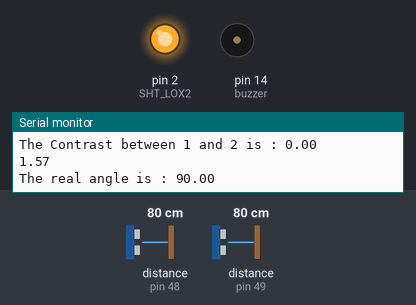
A sketch run on a simulated Arduino Uno, built with avr-gcc and run on an emulated ATmega328P. Shown: output pins drawn as LEDs (lit = HIGH), buzzer (waves = sounding), the last lines printed to the serial monitor. Inputs (shaded band) come from the test bench; at power-on: distance to the obstacle (sensors on pin 48, pin 49) 80 cm. Pins used as bus, display or sensor lines are not drawn.

Above: at 1.9 s.
2.0 s: distance to the obstacle (sensor on pin 48) set to 93 cm
3.5 s: distance to the obstacle (sensor on pin 48) set to 100 cm
At 4.7 s:
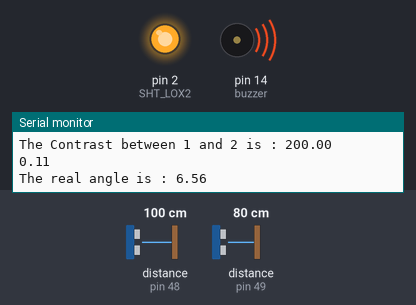
Timing chart, 0 to 17.9 s (numbered marks = the images above; inputs shaded):
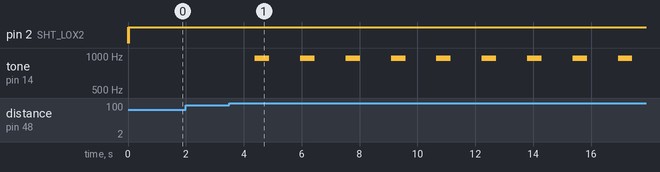

The sketch:

ToF_Dual_distance_alarm.ino
```cpp
#include <Adafruit_VL53L0X.h>
#include <math.h>
#include <arduino.h>

// address we will assign if dual sensor is present
#define LOX1_ADDRESS 0x30
#define LOX2_ADDRESS 0x31

// set the pins to shutdown
#define SHT_LOX1 0
#define SHT_LOX2 2

// objects for the vl53l0x
Adafruit_VL53L0X lox1 = Adafruit_VL53L0X();
Adafruit_VL53L0X lox2 = Adafruit_VL53L0X();

// this holds the measurement
VL53L0X_RangingMeasurementData_t measure1;
VL53L0X_RangingMeasurementData_t measure2;

int buzzer = 14;
/*
    Reset all sensors by setting all of their XSHUT pins low for delay(10), then set all XSHUT high to bring out of reset
    Keep sensor #1 awake by keeping XSHUT pin high
    Put all other sensors into shutdown by pulling XSHUT pins low
    Initialize sensor #1 with lox.begin(new_i2c_address) Pick any number but 0x29 and it must be under 0x7F. Going with 0x30 to 0x3F is probably OK.
    Keep sensor #1 awake, and now bring sensor #2 out of reset by setting its XSHUT pin high.
    Initialize sensor #2 with lox.begin(new_i2c_address) Pick any number but 0x29 and whatever you set the first sensor to
 */
void setID() {
  // all reset
  digitalWrite(SHT_LOX1, LOW);
  digitalWrite(SHT_LOX2, LOW);
  delay(10);
  // all unreset
  digitalWrite(SHT_LOX1, HIGH);
  digitalWrite(SHT_LOX2, HIGH);
  delay(10);

  // activating LOX1 and reseting LOX2
  digitalWrite(SHT_LOX1, HIGH);
  digitalWrite(SHT_LOX2, LOW);

  // initing LOX1
  if(!lox1.begin(LOX1_ADDRESS)) {
    Serial.println(("Failed to boot first VL53L0X"));
    while(1);
  }
  delay(10);

  // activating LOX2
  digitalWrite(SHT_LOX2, HIGH);
  delay(10);

  //initing LOX2
  if(!lox2.begin(LOX2_ADDRESS)) {
    Serial.println(F("Failed to boot second VL53L0X"));
    while(1);
  }
}

void read_dual_sensors() {

  lox1.rangingTest(&measure1, false); // pass in 'true' to get debug data printout!
  lox2.rangingTest(&measure2, false); // pass in 'true' to get debug data printout!

  // print sensor one reading
  Serial.print("1: ");
  if(measure1.RangeStatus != 4) {     // if not out of range
    Serial.print(measure1.RangeMilliMeter);
  } else {
    Serial.print("Out of range");
  }

  Serial.print(" ");

  // print sensor two reading
  Serial.print("2: ");
  if(measure2.RangeStatus != 4) {
    Serial.print(measure2.RangeMilliMeter);
  } else {
    Serial.print("Out of range");
  }
  double contrast = measure1.RangeMilliMeter - measure2.RangeMilliMeter;
  Serial.println();
  Serial.print("The Contrast between 1 and 2 is : ");
  Serial.print(contrast);

  double angle = atan2(23, contrast);
  double real_angle = RAD_TO_DEG * angle;

  Serial.println();
  Serial.print(angle);
  Serial.println();
  Serial.print("The real angle is : ");
  Serial.print(real_angle);
  Serial.println();
  if(contrast > 150 || contrast < -150) {
    tone(buzzer,956);
    delay(500);
    noTone(14);
  }
  Serial.println();
}

void setup() {
  Serial.begin(115200);

  // wait until serial port opens for native USB devices
  while (! Serial) { delay(1); }

  pinMode(SHT_LOX1, OUTPUT);
  pinMode(SHT_LOX2, OUTPUT);
  pinMode(buzzer, OUTPUT); // for LED
  Serial.println("Shutdown pins inited...");

  digitalWrite(SHT_LOX1, LOW);
  digitalWrite(SHT_LOX2, LOW);

  Serial.println("Both in reset mode...(pins are low)");


  Serial.println("Starting...");
  setID();

}

void loop() {

  read_dual_sensors();
  delay(1000);
}
```

Measured:
- the behaviour switches between 95 and 96 cm on distance to the obstacle (sensor on pin 48) (found by bisection; images 0 and 1)
- after the input at 3.5 s, tone on pin 14 (buzzer): alternates 956 Hz for 0.50 s and silent for 1.1 s, starting after 0.88 s
